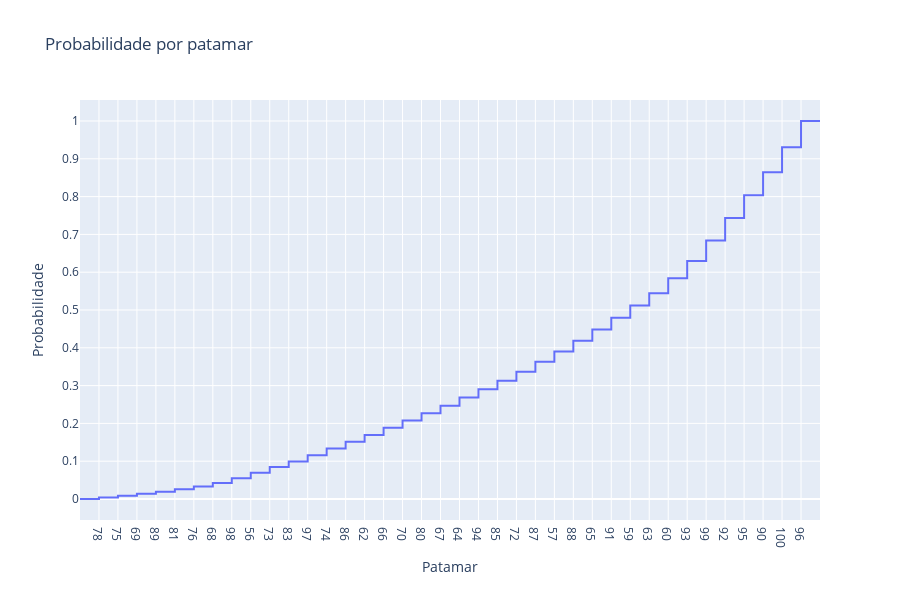

Notebook code for this chart:
### Markdown cell above
### Plotar gráfico com a proporção acumulada

### Code cell
df = pd.DataFrame({
    'Patamar': [' '] + niveis_str + ['  '],
    'Probabilidade': [0] + list(p_patamar_acumulado) + [1]
})

fig = px.line(df, x='Patamar', y='Probabilidade', title='Probabilidade por patamar',line_shape='hv')

# formatação do gráfico
altura = 600
fig.update_layout(height=altura, width=altura*1.5)
fig.update_xaxes(tickvals=niveis_str)
fig.update_yaxes(tickvals=np.arange(0, 1.1, 0.1))
fig.show()

### Figure 1 — Plotly figure (JSON) as saved in the notebook; plotly's stock layout.template omitted (floating-point values rounded to 4 significant figures)
{"data": [{"hovertemplate": "Patamar=%{x}<br>Probabilidade=%{y}<extra></extra>", "legendgroup": "", "line": {"color": "#636efa", "dash": "solid", "shape": "hv"}, "marker": {"symbol": "circle"}, "mode": "lines", "name": "", "orientation": "v", "showlegend": false, "type": "scatter", "x": [" ", "78", "75", "69", "89", "81", "76", "68", "98", "56", "73", "83", "97", "74", "86", "62", "66", "70", "80", "67", "64", "94", "85", "72", "87", "57", "88", "65", "91", "59", "63", "60", "93", "99", "92", "95", "90", "100", "96", "  "], "xaxis": "x", "y": [0, 0.003881, 0.008904, 0.01393, 0.01895, 0.0258, 0.03322, 0.04212, 0.05468, 0.06952, 0.08436, 0.0992, 0.1155, 0.1333, 0.1511, 0.1696, 0.1884, 0.2078, 0.2272, 0.2468, 0.2685, 0.2902, 0.3128, 0.3366, 0.3631, 0.3905, 0.4188, 0.4483, 0.4798, 0.512, 0.5442, 0.5838, 0.6299, 0.6836, 0.7434, 0.8038, 0.8643, 0.9306, 1.0, 1], "yaxis": "y"}], "layout": {"height": 600, "legend": {"tracegroupgap": 0}, "title": {"text": "Probabilidade por patamar"}, "width": 900, "xaxis": {"anchor": "y", "domain": [0, 1], "tickvals": ["78", "75", "69", "89", "81", "76", "68", "98", "56", "73", "83", "97", "74", "86", "62", "66", "70", "80", "67", "64", "94", "85", "72", "87", "57", "88", "65", "91", "59", "63", "60", "93", "99", "92", "95", "90", "100", "96"], "title": {"text": "Patamar"}}, "yaxis": {"anchor": "x", "domain": [0, 1], "tickvals": [0, 0.1, 0.2, 0.3, 0.4, 0.5, 0.6, 0.7, 0.8, 0.9, 1], "title": {"text": "Probabilidade"}}}}
